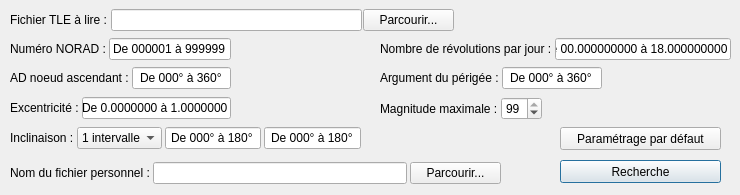
      <widget class="QWidget" name="extractionFichierTLE">
       <property name="font">
        <font/>
       </property>
       <property name="mouseTracking">
        <bool>true</bool>
       </property>
       <property name="autoFillBackground">
        <bool>true</bool>
       </property>
       <attribute name="title">
        <string>Extraction fichier TLE</string>
       </attribute>
       <widget class="QPushButton" name="rechercheCreerTLE">
        <property name="geometry">
         <rect>
          <x>560</x>
          <y>160</y>
          <width>161</width>
          <height>23</height>
         </rect>
        </property>
        <property name="font">
         <font/>
        </property>
        <property name="text">
         <string>Recherche</string>
        </property>
        <property name="default">
         <bool>true</bool>
        </property>
       </widget>
       <widget class="QWidget" name="formLayoutWidget_73">
        <property name="geometry">
         <rect>
          <x>380</x>
          <y>97</y>
          <width>162</width>
          <height>24</height>
         </rect>
        </property>
        <layout class="QFormLayout" name="formLayout_extraction7">
         <property name="labelAlignment">
          <set>Qt::AlignLeading|Qt::AlignLeft|Qt::AlignVCenter</set>
         </property>
         <property name="horizontalSpacing">
          <number>3</number>
         </property>
         <property name="verticalSpacing">
          <number>0</number>
         </property>
         <item row="0" column="0">
          <widget class="QLabel" name="lbl_magnitudeMaxCreerTLE">
           <property name="font">
            <font/>
           </property>
           <property name="text">
            <string>Magnitude maximale :</string>
           </property>
          </widget>
         </item>
         <item row="0" column="1">
          <widget class="QSpinBox" name="magnitudeMaxCreerTLE">
           <property name="maximumSize">
            <size>
             <width>41</width>
             <height>16777215</height>
            </size>
           </property>
           <property name="font">
            <font/>
           </property>
           <property name="minimum">
            <number>-10</number>
           </property>
           <property name="maximum">
            <number>99</number>
           </property>
           <property name="value">
            <number>99</number>
           </property>
          </widget>
         </item>
        </layout>
       </widget>
       <widget class="QWidget" name="gridLayoutWidget_11">
        <property name="geometry">
         <rect>
          <x>10</x>
          <y>7</y>
          <width>444</width>
          <height>26</height>
         </rect>
        </property>
        <layout class="QGridLayout" name="gridLayout_extraction1">
         <property name="horizontalSpacing">
          <number>3</number>
         </property>
         <property name="verticalSpacing">
          <number>0</number>
         </property>
         <item row="0" column="0">
          <widget class="QLabel" name="lbl_fichierALireCreerTLE">
           <property name="font">
            <font/>
           </property>
           <property name="text">
            <string>Fichier TLE à lire :</string>
           </property>
          </widget>
         </item>
         <item row="0" column="1">
          <widget class="QLineEdit" name="fichierALireCreerTLE">
           <property name="sizePolicy">
            <sizepolicy hsizetype="Expanding" vsizetype="Preferred">
             <horstretch>0</horstretch>
             <verstretch>0</verstretch>
            </sizepolicy>
           </property>
           <property name="minimumSize">
            <size>
             <width>251</width>
             <height>0</height>
            </size>
           </property>
           <property name="font">
            <font/>
           </property>
           <property name="text">
            <string/>
           </property>
          </widget>
         </item>
         <item row="0" column="2">
          <widget class="QPushButton" name="parcourir1CreerTLE">
           <property name="minimumSize">
            <size>
             <width>91</width>
             <height>0</height>
            </size>
           </property>
           <property name="font">
            <font/>
           </property>
           <property name="text">
            <string>Parcourir...</string>
           </property>
          </widget>
         </item>
        </layout>
       </widget>
       <widget class="QWidget" name="gridLayoutWidget_13">
        <property name="geometry">
         <rect>
          <x>10</x>
          <y>160</y>
          <width>491</width>
          <height>26</height>
         </rect>
        </property>
        <layout class="QGridLayout" name="gridLayout_extraction9">
         <property name="horizontalSpacing">
          <number>3</number>
         </property>
         <property name="verticalSpacing">
          <number>0</number>
         </property>
         <item row="0" column="1">
          <widget class="QLineEdit" name="nomFichierPerso">
           <property name="minimumSize">
            <size>
             <width>251</width>
             <height>0</height>
            </size>
           </property>
           <property name="font">
            <font/>
           </property>
           <property name="text">
            <string/>
           </property>
          </widget>
         </item>
         <item row="0" column="0">
          <widget class="QLabel" name="lbl_nomFichierPerso">
           <property name="font">
            <font/>
           </property>
           <property name="text">
            <string>Nom du fichier personnel :</string>
           </property>
          </widget>
         </item>
         <item row="0" column="2">
          <widget class="QPushButton" name="parcourir2CreerTLE">
           <property name="minimumSize">
            <size>
             <width>91</width>
             <height>0</height>
            </size>
           </property>
           <property name="font">
            <font/>
           </property>
           <property name="text">
            <string>Parcourir...</string>
           </property>
          </widget>
         </item>
        </layout>
       </widget>
       <widget class="QWidget" name="formLayoutWidget_74">
        <property name="geometry">
         <rect>
          <x>10</x>
          <y>38</y>
          <width>221</width>
          <height>24</height>
         </rect>
        </property>
        <layout class="QFormLayout" name="formLayout_extraction2">
         <property name="labelAlignment">
          <set>Qt::AlignLeading|Qt::AlignLeft|Qt::AlignVCenter</set>
         </property>
         <property name="horizontalSpacing">
          <number>3</number>
         </property>
         <property name="verticalSpacing">
          <number>0</number>
         </property>
         <item row="0" column="0">
          <widget class="QLabel" name="lbl_numerosNorad">
           <property name="minimumSize">
            <size>
             <width>0</width>
             <height>21</height>
            </size>
           </property>
           <property name="text">
            <string>Numéro NORAD :</string>
           </property>
          </widget>
         </item>
         <item row="0" column="1">
          <widget class="QLineEdit" name="valeursNorad">
           <property name="inputMask">
            <string>\De 999999 à 999999</string>
           </property>
           <property name="text">
            <string>De 000001 à 999999</string>
           </property>
           <property name="alignment">
            <set>Qt::AlignCenter</set>
           </property>
          </widget>
         </item>
        </layout>
       </widget>
       <widget class="QWidget" name="formLayoutWidget_75">
        <property name="geometry">
         <rect>
          <x>380</x>
          <y>38</y>
          <width>351</width>
          <height>24</height>
         </rect>
        </property>
        <layout class="QFormLayout" name="formLayout_extraction3">
         <property name="labelAlignment">
          <set>Qt::AlignLeading|Qt::AlignLeft|Qt::AlignVCenter</set>
         </property>
         <property name="horizontalSpacing">
          <number>3</number>
         </property>
         <property name="verticalSpacing">
          <number>0</number>
         </property>
         <item row="0" column="0">
          <widget class="QLabel" name="lbl_nbRevParJour">
           <property name="minimumSize">
            <size>
             <width>0</width>
             <height>21</height>
            </size>
           </property>
           <property name="text">
            <string>Nombre de révolutions par jour :</string>
           </property>
          </widget>
         </item>
         <item row="0" column="1">
          <widget class="QLineEdit" name="valeursRevParJour">
           <property name="inputMask">
            <string>\De 99.999999999 à 99.999999999</string>
           </property>
           <property name="text">
            <string>De 00.000000000 à 18.000000000</string>
           </property>
           <property name="alignment">
            <set>Qt::AlignCenter</set>
           </property>
          </widget>
         </item>
        </layout>
       </widget>
       <widget class="QWidget" name="formLayoutWidget_76">
        <property name="geometry">
         <rect>
          <x>10</x>
          <y>67</y>
          <width>221</width>
          <height>24</height>
         </rect>
        </property>
        <layout class="QFormLayout" name="formLayout_extraction4">
         <property name="labelAlignment">
          <set>Qt::AlignLeading|Qt::AlignLeft|Qt::AlignVCenter</set>
         </property>
         <property name="horizontalSpacing">
          <number>3</number>
         </property>
         <property name="verticalSpacing">
          <number>0</number>
         </property>
         <item row="0" column="0">
          <widget class="QLabel" name="lbl_ADNoeudAscendantExtraxtion">
           <property name="minimumSize">
            <size>
             <width>0</width>
             <height>21</height>
            </size>
           </property>
           <property name="text">
            <string>AD noeud ascendant :</string>
           </property>
          </widget>
         </item>
         <item row="0" column="1">
          <widget class="QLineEdit" name="valeursADnoeudAscendant">
           <property name="inputMask">
            <string>\De 999° à 999°</string>
           </property>
           <property name="text">
            <string>De 000° à 360°</string>
           </property>
           <property name="alignment">
            <set>Qt::AlignCenter</set>
           </property>
          </widget>
         </item>
        </layout>
       </widget>
       <widget class="QWidget" name="formLayoutWidget_77">
        <property name="geometry">
         <rect>
          <x>380</x>
          <y>67</y>
          <width>222</width>
          <height>24</height>
         </rect>
        </property>
        <layout class="QFormLayout" name="formLayout_extraction5">
         <property name="labelAlignment">
          <set>Qt::AlignLeading|Qt::AlignLeft|Qt::AlignVCenter</set>
         </property>
         <property name="horizontalSpacing">
          <number>3</number>
         </property>
         <property name="verticalSpacing">
          <number>0</number>
         </property>
         <item row="0" column="0">
          <widget class="QLabel" name="lbl_argumentPerigeeExtraction">
           <property name="minimumSize">
            <size>
             <width>0</width>
             <height>21</height>
            </size>
           </property>
           <property name="text">
            <string>Argument du périgée :</string>
           </property>
          </widget>
         </item>
         <item row="0" column="1">
          <widget class="QLineEdit" name="valeursArgumentPerigee">
           <property name="minimumSize">
            <size>
             <width>98</width>
             <height>0</height>
            </size>
           </property>
           <property name="inputMask">
            <string>\De 999° à 999°</string>
           </property>
           <property name="text">
            <string>De 000° à 360°</string>
           </property>
           <property name="alignment">
            <set>Qt::AlignCenter</set>
           </property>
          </widget>
         </item>
        </layout>
       </widget>
       <widget class="QWidget" name="formLayoutWidget_78">
        <property name="geometry">
         <rect>
          <x>10</x>
          <y>97</y>
          <width>221</width>
          <height>24</height>
         </rect>
        </property>
        <layout class="QFormLayout" name="formLayout_extraction6">
         <property name="labelAlignment">
          <set>Qt::AlignLeading|Qt::AlignLeft|Qt::AlignVCenter</set>
         </property>
         <property name="horizontalSpacing">
          <number>3</number>
         </property>
         <property name="verticalSpacing">
          <number>0</number>
         </property>
         <item row="0" column="0">
          <widget class="QLabel" name="lbl_excentriciteExtraction">
           <property name="minimumSize">
            <size>
             <width>0</width>
             <height>21</height>
            </size>
           </property>
           <property name="text">
            <string>Excentricité :</string>
           </property>
          </widget>
         </item>
         <item row="0" column="1">
          <widget class="QLineEdit" name="valeursExcentricite">
           <property name="inputMask">
            <string>\De 9.9999999 à 9.9999999</string>
           </property>
           <property name="text">
            <string>De 0.0000000 à 1.0000000</string>
           </property>
           <property name="alignment">
            <set>Qt::AlignCenter</set>
           </property>
          </widget>
         </item>
        </layout>
       </widget>
       <widget class="QWidget" name="formLayoutWidget_79">
        <property name="geometry">
         <rect>
          <x>10</x>
          <y>127</y>
          <width>351</width>
          <height>26</height>
         </rect>
        </property>
        <layout class="QFormLayout" name="formLayout_extraction8">
         <property name="labelAlignment">
          <set>Qt::AlignLeading|Qt::AlignLeft|Qt::AlignVCenter</set>
         </property>
         <property name="horizontalSpacing">
          <number>3</number>
         </property>
         <property name="verticalSpacing">
          <number>0</number>
         </property>
         <item row="0" column="0">
          <widget class="QLabel" name="lbl_inclinaisonExtraction">
           <property name="font">
            <font/>
           </property>
           <property name="text">
            <string>Inclinaison :</string>
           </property>
          </widget>
         </item>
         <item row="0" column="1">
          <layout class="QGridLayout" name="gridLayout_extraction8">
           <property name="horizontalSpacing">
            <number>3</number>
           </property>
           <property name="verticalSpacing">
            <number>0</number>
           </property>
           <item row="0" column="0">
            <widget class="QComboBox" name="inclinaisonExtraction">
             <property name="maximumSize">
              <size>
               <width>85</width>
               <height>16777215</height>
              </size>
             </property>
             <property name="font">
              <font/>
             </property>
             <item>
              <property name="text">
               <string>1 intervalle</string>
              </property>
             </item>
             <item>
              <property name="text">
               <string>2 intervalles</string>
              </property>
             </item>
            </widget>
           </item>
           <item row="0" column="2">
            <widget class="QLineEdit" name="valeursInclinaison2">
             <property name="maximumSize">
              <size>
               <width>108</width>
               <height>16777215</height>
              </size>
             </property>
             <property name="inputMask">
              <string>\De 999° à 999°</string>
             </property>
             <property name="text">
              <string>De 000° à 180°</string>
             </property>
             <property name="alignment">
              <set>Qt::AlignCenter</set>
             </property>
            </widget>
           </item>
           <item row="0" column="1">
            <widget class="QLineEdit" name="valeursInclinaison1">
             <property name="maximumSize">
              <size>
               <width>108</width>
               <height>16777215</height>
              </size>
             </property>
             <property name="inputMask">
              <string>\De 999° à 999°</string>
             </property>
             <property name="text">
              <string>De 000° à 180°</string>
             </property>
             <property name="alignment">
              <set>Qt::AlignCenter</set>
             </property>
            </widget>
           </item>
          </layout>
         </item>
        </layout>
       </widget>
       <widget class="QPushButton" name="parametrageDefautExtraction">
        <property name="geometry">
         <rect>
          <x>560</x>
          <y>127</y>
          <width>161</width>
          <height>23</height>
         </rect>
        </property>
        <property name="font">
         <font/>
        </property>
        <property name="text">
         <string>Paramétrage par défaut</string>
        </property>
       </widget>
      </widget>
